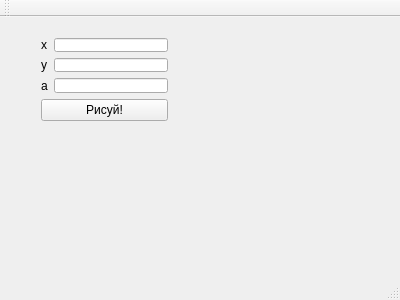
<?xml version="1.0" encoding="UTF-8"?>
<ui version="4.0">
 <class>MainWindow</class>
 <widget class="QMainWindow" name="MainWindow">
  <property name="geometry">
   <rect>
    <x>0</x>
    <y>0</y>
    <width>400</width>
    <height>300</height>
   </rect>
  </property>
  <property name="windowTitle">
   <string>MainWindow</string>
  </property>
  <widget class="QWidget" name="centralWidget">
   <widget class="QWidget" name="">
    <property name="geometry">
     <rect>
      <x>30</x>
      <y>10</y>
      <width>149</width>
      <height>105</height>
     </rect>
    </property>
    <layout class="QVBoxLayout" name="verticalLayout">
     <item>
      <layout class="QFormLayout" name="formLayout">
       <item row="0" column="1">
        <widget class="QLineEdit" name="edtX"/>
       </item>
       <item row="1" column="0">
        <widget class="QLabel" name="label_2">
         <property name="text">
          <string>y</string>
         </property>
        </widget>
       </item>
       <item row="2" column="0">
        <widget class="QLabel" name="label_3">
         <property name="text">
          <string>a</string>
         </property>
        </widget>
       </item>
       <item row="2" column="1">
        <widget class="QLineEdit" name="edtA"/>
       </item>
       <item row="1" column="1">
        <widget class="QLineEdit" name="edtY"/>
       </item>
       <item row="0" column="0">
        <widget class="QLabel" name="label">
         <property name="text">
          <string>x</string>
         </property>
        </widget>
       </item>
      </layout>
     </item>
     <item>
      <widget class="QPushButton" name="btnDraw">
       <property name="text">
        <string>Рисуй!</string>
       </property>
      </widget>
     </item>
    </layout>
   </widget>
  </widget>
  <widget class="QMenuBar" name="menuBar">
   <property name="geometry">
    <rect>
     <x>0</x>
     <y>0</y>
     <width>400</width>
     <height>21</height>
    </rect>
   </property>
  </widget>
  <widget class="QToolBar" name="mainToolBar">
   <attribute name="toolBarArea">
    <enum>TopToolBarArea</enum>
   </attribute>
   <attribute name="toolBarBreak">
    <bool>false</bool>
   </attribute>
  </widget>
  <widget class="QStatusBar" name="statusBar"/>
 </widget>
 <layoutdefault spacing="6" margin="11"/>
 <resources/>
 <connections/>
</ui>
